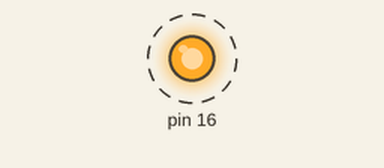
Recording of a sketch running on a simulated Arduino Uno, built with avr-gcc and run on an emulated ATmega328P. Shown: output pins drawn as LEDs (lit = HIGH). Dashed ring = blinking.

Above: at 0.12 s.
Timing chart, 0 to 3.0 s (numbered marks = the images above):
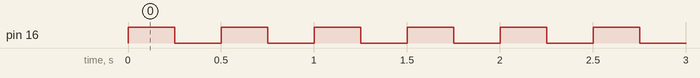

Measured:
- by itself, pin 16: alternates HIGH for 0.25 s and LOW for 0.25 s

The sketch:

LED.ino
```cpp
void setup() {
  pinMode(16, OUTPUT);
}

void loop() {
  digitalWrite(16, HIGH);
  delay(250);
  digitalWrite(16, LOW);
  delay(250);
}
```
